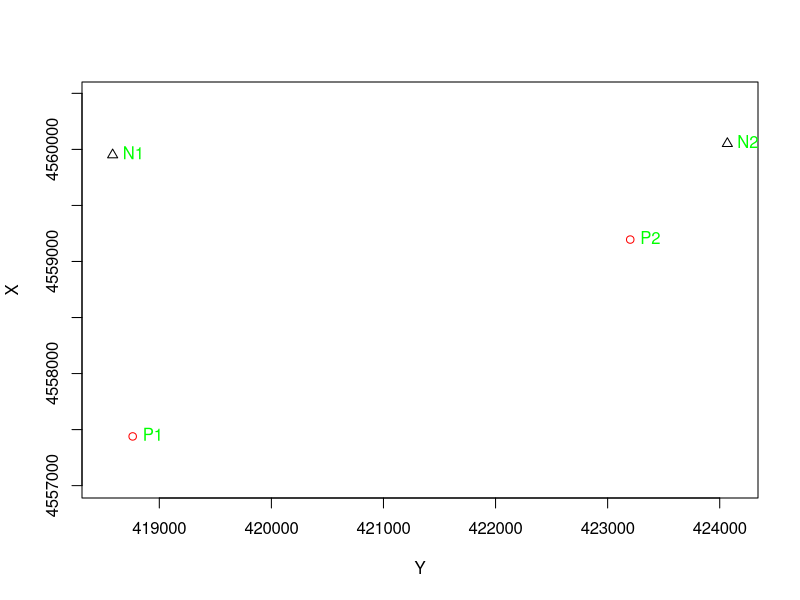

R code for this plot:

# Hansen problem
#https://www.wikiwand.com/en/Hansen%27s_problem
# Assist. Prof. Dr. Mustafa Zeybek


set.seed(4208)
#Params
ro <- 200/pi

# Observations
#coords
N1 <- c(4559950.9, 418583.68)
N2 <- c(4560051.805, 424068.155)

#Angle
a1 <- 75.39444 
a2 <- 5.14516
b1 <- 34.30717
b2 <- 140.0562
a <- a1 + a2
b <- b1 + b2
veri <- data.frame(N1,N2)
veri
delta <- veri$N2-veri$N1

delta_x <- delta[2]
delta_y <- delta[1]
if ((delta_x)>0 & (delta_y)>0) {
  semt<- atan((delta_x)/(delta_y))*200/pi   
} else if ((delta_x)>0 & (delta_y)<0){
  semt<- atan((delta_x)/(delta_y))*200/pi+200   
} else if ((delta_x)<0 & (delta_y)<0) {
  semt<- atan((delta_x)/(delta_y))*200/pi+200   
} else {
  semt<- atan((delta_x)/(delta_y))*200/pi+400
}

N1N2.dist <- sqrt(delta_x^2 + delta_y^2)

nu <- atan(sin(a1/ro)*sin(b1/ro)*sin((a2+b)/ro) / (sin((a+b1)*1/ro)*sin(a2/ro)*sin(b2/ro)))*ro
fi_ksi <- (a2+b1)/2
fi_eksi <- atan(tan(fi_ksi/ro) * 1/tan((50+nu)/ro))*ro

fi <- fi_ksi + fi_eksi
ksi <- fi_ksi - fi_eksi

fi.u <- 200 -(a1+ksi)

semt1 <- semt + fi.u

dist.1 <- N1N2.dist*sin(ksi/ro)/sin(a1/ro)

x1 <- veri$N1[1] + dist.1*cos(semt1/ro)
y1 <- veri$N1[2] + dist.1*sin(semt1/ro)

fi.u2 <- fi.u - fi 
if (semt1>200) {
  semt2 <- semt1 - 200 + a
}else{
  semt2 <- semt1 + 200 + a
}
if (semt2 > 400) {
  semt2 <- semt2-400
}

dist.2 <- dist.1* sin(fi.u2/ro)/sin(b1/ro)

x2 <- x1 + dist.2*cos(semt2/ro)
y2 <- y1 + dist.2*sin(semt2/ro)

#control

ksi.u <- 200- (a2+b)


if (semt2>200) {
  semt3 <- semt2 - 200 + b
}else{
  semt3 <- semt2 + 200 + b
}
if (semt3 > 400) {
  semt3 <- semt3-400
}

dist.3 <- dist.2 * sin(a2/ro) / sin(ksi.u/ro)

Cx <- x2 + dist.3*cos(semt3/ro)
Cy <- y2 + dist.3*sin(semt3/ro)

# Deviations
veri$N2[1] - Cx
veri$N2[2] - Cy

#Plot

df <- data.frame(cbind(veri,c(x1,y1),c(x2,y2)))
xlim <- c(min(df[2,])-50, max(df[2,]+50))
ylim <- c(min(df[1,])-50, max(df[1,]+50))
colnames(df) <- c("N1","N2","P1","P2")
plot(df$N1[2],df$N1[1], xlab = "Y", ylab = "X", xlim = xlim, ylim = ylim, asp = 1, pch=2)
points(df$N2[2],df$N2[1], pch=2)
points(df$P1[2],df$P1[1], col="red")
points(df$P2[2],df$P2[1], col="red")
text(df[2,],df[1,], labels = colnames(df), pos = 4, col = "green")
